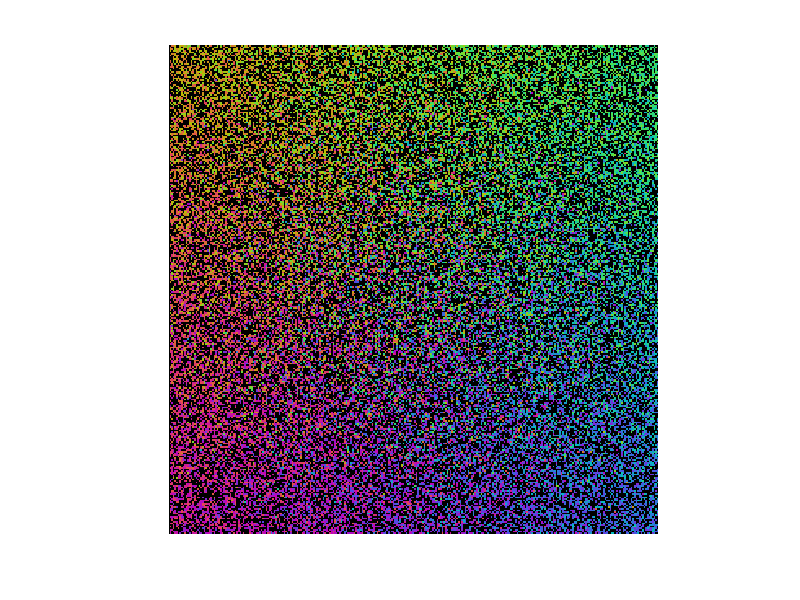

Write MATLAB code to recreate this figure. (Note: this script raises an error after producing the figure.)
%% Pretty_Zebra_Stripes
%   This was a bug that looks nice, I don't know what the bug is

close all
clear
clc

numAgents = 45000; %number of agents
mapSize = 300; %x and y dimension of map
environment = zeros(mapSize, mapSize, 6); %X, Y for RGB and "contains agent" and GoalX,GoalY
sensingRadius = 2; %Radius of sensing range for each agent (square sensing range)
neighborToGoalForceRatio = 20;

%Place agents randomly on the map
for i = 1:numAgents
    new = false;
    while not(new)
        randx = randi(mapSize);
        randy = randi(mapSize);
        if environment(randx,randy,4) == 0
           new = true; 
        end
    end
    environment(randx,randy,4) = 1; %The row coordinate is x, the column coordinate is y
end

%Set the goal positions of each agent to a random point on the map
environment(:,:,5:6) = randi(mapSize,[mapSize,mapSize,2]) .* environment(:,:,4);

%Create matrix of indexes
IndexMat = zeros(mapSize, mapSize, 2); 
xIndex = 1:mapSize;
yIndex = (1:mapSize)';
for i = 1:mapSize
   IndexMat(:,i,2) = yIndex;
   IndexMat(i,:,1) = xIndex;
end

%Find unit vector to goal
unitToGoal = (environment(:,:,5:6) - IndexMat)./vecnorm(environment(:,:,5:6) - IndexMat,2,3);

%Find angle of unit vector to goal relative to x-axis
theta = mod(atan2(unitToGoal(:,:,2),unitToGoal(:,:,1)),2*pi);

%Set the color of each agent depending on their theta angle
environment(:,:,1) = ((theta < pi).*(255-theta*255/pi)) + ((theta >= pi).*(theta-pi)*255/pi);
environment(:,:,2) = (and(theta <= 5/3*pi,theta >= 2/3*pi).*(255-(theta-2/3*pi)*255/pi)) + ...
    ((theta > 5/3*pi).*(theta-5/3*pi)*255/pi) + ((theta < 2/3*pi).*((theta+1/3*pi)*255/pi));
environment(:,:,3) = (and(theta <= 4/3*pi,theta >= 1/3*pi).*(theta-1/3*pi)*255/pi) + ...
    ((theta < 1/3*pi).*(255-(theta+2/3*pi)*255/pi)) + ((theta > 4/3*pi).*(255-(theta-4/3*pi)*255/pi));

%Find the sum of the colors of each agent for normalization reasons
colorSum = environment(:,:,1) + environment(:,:,2) + environment(:,:,3);

%display the image showing locations and colors of every agent
imshow(floor(environment(:,:,1:3))./colorSum*1.5.*environment(:,:,4));

%===========================Main Loop==========================%
for t = 1:500
   tic
   %find number of agents who have reached their goal points
   numAtGoal = sum(sum(vecnorm(environment(:,:,5:6) - IndexMat,2,3) == 0));
   %erase agents who have reached their goal points
   environment(:,:,:) = environment(:,:,:) .* (vecnorm(environment(:,:,5:6) - IndexMat,2,3) ~= 0);
   
   %spawn a new agent for each one that was erased
   for i = 1:numAtGoal
       new = false;
       while not(new)
           randx = randi(mapSize);
           randy = randi(mapSize);
           if environment(randx,randy,4) == 0
               new = true;
           end
       end
       environment(randx,randy,4) = 1; %The row coordinate is x, the column coordinate is y
       %Set new random goal point
       environment(randx,randy,5:6) = randi(mapSize,size(environment(randx,randy,5:6)));
   end
   
   %Update unitToGoal
   unitToGoal = (environment(:,:,5:6) - IndexMat)./vecnorm(environment(:,:,5:6) - IndexMat,2,3);

   %update theta
   theta = mod(atan2(unitToGoal(:,:,2),unitToGoal(:,:,1)),2*pi);
   
   %move agents
   environment = moveAgents(environment, unitToGoal, sensingRadius, neighborToGoalForceRatio, theta, mapSize);
   
   %------------------------------show image----------------------------%
   %Set the color of each agent depending on their theta angle
   environment(:,:,1) = ((theta < pi).*(255-theta*255/pi)) + ((theta >= pi).*(theta-pi)*255/pi);
   environment(:,:,2) = (and(theta <= 5/3*pi,theta >= 2/3*pi).*(255-(theta-2/3*pi)*255/pi)) + ...
       ((theta > 5/3*pi).*(theta-5/3*pi)*255/pi) + ((theta < 2/3*pi).*((theta+1/3*pi)*255/pi));
   environment(:,:,3) = (and(theta <= 4/3*pi,theta >= 1/3*pi).*(theta-1/3*pi)*255/pi) + ...
       ((theta < 1/3*pi).*(255-(theta+2/3*pi)*255/pi)) + ((theta > 4/3*pi).*(255-(theta-4/3*pi)*255/pi));
   
   %Find the sum of the colors of each agent for normalization reasons
   colorSum = environment(:,:,1) + environment(:,:,2) + environment(:,:,3);
   
   %display the image showing locations and colors of every agent
   img = floor(environment(:,:,1:3))./colorSum*1.5.*environment(:,:,4);
   img = imresize(img, 15);
   imshow(img);
   %--------------------------------------------------------------------%
   disp(toc)
F(t) = getframe(gcf);
end

 video = VideoWriter('Zebra_Stripes', 'MPEG-4');
 open(video);
 writeVideo(video, F);
 close(video)


function environment = moveAgents(environment, unitToGoal, sensingRadius, neighborToGoalForceRatio, theta, mapSize)
force = zeros([mapSize, mapSize, 2]);
force = force + unitToGoal;
for i = 1:mapSize %x coordinate
    for j = 1:mapSize %y coordinate
        for k = -sensingRadius:sensingRadius %x offset in sensing range
            for l = -sensingRadius:sensingRadius %y offset in sensing range
                if i+k > 0 && i+k <= mapSize && j+l > 0 && j+l <= mapSize && k ~= 0 && l ~= 0 %make sure not off the edge of the map and not on central agent
                    %Find the angle to the neighbors relative position
                    angularDistToNeighbor = environment(i+k, j+l, 4) * abs(mod(atan2(j+l,i+k),2*pi) - theta(i, j));
                    %Find the unit vector pointing to that neighbor
                    unitToNeighbor = [k, l]/norm([k, l]);
                    %For each neighbor, add their force. Attraction if
                    %the angular dist is between 0 and 90 and
                    %repulsion if the anglular dist is between 90 and
                    %180 deg
                    force(i, j, 1) = force(i, j, 1)+unitToNeighbor(1)*(pi-angularDistToNeighbor)/pi*neighborToGoalForceRatio;
                    force(i, j, 2) = force(i, j, 2)+unitToNeighbor(2)*(pi-angularDistToNeighbor)/pi*neighborToGoalForceRatio;
                end
            end
        end
        %Now that the force has been added for each agent, we actually
        %need to move the agents around
        %We will try to move to the neighboring square that is closest
        %to the angle their force points, but if there is another agent
        %there, they will try the two adjacent squares
        forceAngle = mod(atan2(force(i,j,2),force(i,j,1)),2*pi);
        
        xBottomWall = false;
        yBottomWall = false;
        xTopWall = false;
        yTopWall = false;
        if i == 1
            xBottomWall = true;
        end
        if j == 1
            yBottomWall = true;
        end
        if i == mapSize
            xTopWall = true;
        end
        if j == mapSize
            yTopWall = true;
        end
        found = false;
        if (forceAngle <= 22.5/180*pi || forceAngle > 337.5/180*pi)
            if ~yTopWall 
                if environment(i, j+1, 4) == 0
                    environment(i, j+1, :) = environment(i, j, :);
                    environment(i, j, :) = zeros(size(environment(i, j, :)));
                    found = true;
                end
            end
            if ~xBottomWall && ~yTopWall && ~found
                if environment(i-1, j+1, 4) == 0
                    environment(i-1, j+1, :) = environment(i, j, :);
                    environment(i, j, :) = zeros(size(environment(i, j, :)));
                    found = true;
                end
            end
            if ~yTopWall && ~xTopWall && ~found
                if environment(i+1, j+1, 4) == 0
                    environment(i+1, j+1, :) = environment(i, j, :);
                    environment(i, j, :) = zeros(size(environment(i, j, :)));
                    found = true;
                end
            end
        elseif forceAngle <= 67.5/180*pi
            if ~xTopWall && ~yTopWall 
                if environment(i+1, j+1, 4) == 0
                    environment(i+1, j+1, :) = environment(i, j, :);
                    environment(i, j, :) = zeros(size(environment(i, j, :)));
                    found = true;
                end
            end
            if ~xTopWall && ~found
                if environment(i+1, j, 4) == 0
                    environment(i+1, j, :) = environment(i, j, :);
                    environment(i, j, :) = zeros(size(environment(i, j, :)));
                    found = true;
                end
            end
            if ~yTopWall && ~found
                if environment(i, j+1, 4) == 0
                    environment(i, j+1, :) = environment(i, j, :);
                    environment(i, j, :) = zeros(size(environment(i, j, :)));
                    found = true;
                end
            end
        elseif forceAngle <= 112.5/180*pi
            if ~xTopWall 
                if environment(i+1, j, 4) == 0
                    environment(i+1, j, :) = environment(i, j, :);
                    environment(i, j, :) = zeros(size(environment(i, j, :)));
                    found = true;
                end
            end
            if ~yBottomWall && ~xTopWall && ~found
                if environment(i+1, j-1, 4) == 0
                    environment(i+1, j-1, :) = environment(i, j, :);
                    environment(i, j, :) = zeros(size(environment(i, j, :)));
                    found = true;
                end
            end
            if ~xTopWall && ~yTopWall && ~found
                if environment(i+1, j+1, 4) == 0
                    environment(i+1, j+1, :) = environment(i, j, :);
                    environment(i, j, :) = zeros(size(environment(i, j, :)));
                    found = true;
                end
            end
        elseif forceAngle <= 157.5/180*pi
            if ~yBottomWall && ~xTopWall 
                if environment(i+1, j-1, 4) == 0
                    environment(i+1, j-1, :) = environment(i, j, :);
                    environment(i, j, :) = zeros(size(environment(i, j, :)));
                    found = true;
                end
            end
            if ~xTopWall && ~found
                if environment(i+1, j, 4) == 0
                    environment(i+1, j, :) = environment(i, j, :);
                    environment(i, j, :) = zeros(size(environment(i, j, :)));
                    found = true;
                end
            end
            if ~yBottomWall && ~found
                if environment(i, j-1, 4) == 0
                    environment(i, j-1, :) = environment(i, j, :);
                    environment(i, j, :) = zeros(size(environment(i, j, :)));
                    found = true;
                end
            end
        elseif forceAngle <= 202.5/180*pi
            if ~yBottomWall 
                if environment(i, j-1, 4) == 0
                    environment(i, j-1, :) = environment(i, j, :);
                    environment(i, j, :) = zeros(size(environment(i, j, :)));
                    found = true;
                end
            end
            if ~xBottomWall && ~yBottomWall && ~found
                if environment(i-1, j-1, 4) == 0
                    environment(i-1, j-1, :) = environment(i, j, :);
                    environment(i, j, :) = zeros(size(environment(i, j, :)));
                    found = true;
                end
            end
            if ~yBottomWall && ~xTopWall && ~found
                if environment(i+1, j-1, 4) == 0
                    environment(i+1, j-1, :) = environment(i, j, :);
                    environment(i, j, :) = zeros(size(environment(i, j, :)));
                    found = true;
                end
            end
        elseif forceAngle <= 247.5/180*pi
            if ~xBottomWall && ~yBottomWall 
                if environment(i-1, j-1, 4) == 0
                    environment(i-1, j-1, :) = environment(i, j, :);
                    environment(i, j, :) = zeros(size(environment(i, j, :)));
                    found = true;
                end
            end
            if ~yBottomWall && ~found
                if environment(i, j-1, 4) == 0
                    environment(i, j-1, :) = environment(i, j, :);
                    environment(i, j, :) = zeros(size(environment(i, j, :)));
                    found = true;
                end
            end
            if ~xBottomWall && ~found
                if environment(i-1, j, 4) == 0
                    environment(i-1, j, :) = environment(i, j, :);
                    environment(i, j, :) = zeros(size(environment(i, j, :)));
                    found = true;
                end
            end
        elseif forceAngle <= 292.5/180*pi
            if ~xBottomWall 
                if environment(i-1, j, 4) == 0
                    environment(i-1, j, :) = environment(i, j, :);
                    environment(i, j, :) = zeros(size(environment(i, j, :)));
                    found = true;
                end
            end
            if ~xBottomWall && ~yBottomWall && ~found
                if environment(i-1, j-1, 4) == 0
                    environment(i-1, j-1, :) = environment(i, j, :);
                    environment(i, j, :) = zeros(size(environment(i, j, :)));
                    found = true;
                end
            end
            if ~yTopWall && ~xBottomWall && ~found
                if environment(i-1, j+1, 4) == 0
                    environment(i-1, j+1, :) = environment(i, j, :);
                    environment(i, j, :) = zeros(size(environment(i, j, :)));
                    found = true;
                end
            end
        elseif forceAngle <= 337.5/180*pi
            if ~yTopWall && ~xBottomWall 
                if environment(i-1, j+1, 4) == 0
                    environment(i-1, j+1, :) = environment(i, j, :);
                    environment(i, j, :) = zeros(size(environment(i, j, :)));
                    found = true;
                end
            end
            if ~xBottomWall && ~found
                if environment(i-1, j, 4) == 0
                    environment(i-1, j, :) = environment(i, j, :);
                    environment(i, j, :) = zeros(size(environment(i, j, :)));
                    found = true;
                end
            end
            if ~yTopWall && ~found
                if environment(i, j+1, 4) == 0
                    environment(i, j+1, :) = environment(i, j, :);
                    environment(i, j, :) = zeros(size(environment(i, j, :)));
                    found = true;
                end
            end
        end
    end
end
end














